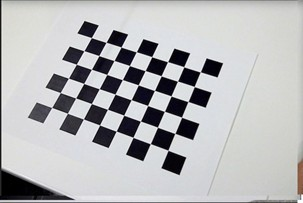
#> input picture calibration/cb1.jpg, 303 x 203 px, given in place of cb13.jpg, which was not available
$ python d3.py
#> lines starting #> are read from the running program, lines starting #| are printed output that depends on the picture; after the words box and inside, x2 and y2 are one past the last pixel; in counts of white or black regions, pixels touching at a corner belong together; pictures that were not available may be replaced by others from this repository, and a replacement may not be noted
### run_d2.py
import cv2
import numpy as np
import glob
import os

# ---------------- CONFIG ----------------
CHECKERBOARD = (8, 6)        # inner corners
SQUARE_SIZE_MM = 10.0        # change to your real square size
# ---------------------------------------

BASE_DIR = os.path.dirname(os.path.abspath(__file__))
CALIB_DIR = os.path.join(BASE_DIR, "calibration")

camera_matrix = np.load(os.path.join(CALIB_DIR, "camera_matrix.npy"))
#> (reads calibration/camera_matrix.npy from the repository)
dist_coeffs = np.load(os.path.join(CALIB_DIR, "dist_coeffs.npy"))
#> (reads calibration/dist_coeffs.npy from the repository)

# Load ONE reference image
img_path = os.path.join(CALIB_DIR, "cb13.jpg")
img = cv2.imread(img_path)
#> img is the input picture: shape (203, 303, 3); mean B, G, R 184.4, 182.8, 182.3
if img is None:
    raise RuntimeError("Reference image not found")

# Undistort using Day 1 results
img = cv2.undistort(img, camera_matrix, dist_coeffs)
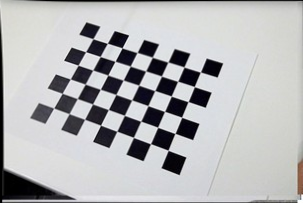
#> img: shape (203, 303, 3); mean B, G, R 182.6, 181.1, 180.6
gray = cv2.cvtColor(img, cv2.COLOR_BGR2GRAY)

# Detect checkerboard
ret, corners = cv2.findChessboardCornersSB(gray, CHECKERBOARD)
#> ret = True; corners = 48 rows, first 8: [92.81, 38.75], [107.3, 43.3], [122, 47.83], [137, 52.42], [152.2, 57.2], [167.9, 61.98], [183.9, 66.98], [200.4, 72.07]
if not ret:
    raise RuntimeError("Checkerboard not detected")

# Subpixel refinement
corners = cv2.cornerSubPix(
    gray, corners, (11,11), (-1,-1),
    (cv2.TERM_CRITERIA_EPS + cv2.TERM_CRITERIA_MAX_ITER, 30, 0.001)
)
#> corners = 48 rows, first 8: [92.62, 38.65], [107.1, 42.95], [121.7, 47.78], [137.1, 52.39], [152.2, 57.24], [168, 61.99], [184, 66.95], [200.4, 72.06]

# -------- World coordinates (mm) --------
objp = np.zeros((CHECKERBOARD[0]*CHECKERBOARD[1], 2), np.float32)
objp[:, 0] = np.tile(np.arange(CHECKERBOARD[0]), CHECKERBOARD[1]) * SQUARE_SIZE_MM
objp[:, 1] = np.repeat(np.arange(CHECKERBOARD[1]), CHECKERBOARD[0]) * SQUARE_SIZE_MM

# -------- Homography computation --------
H, _ = cv2.findHomography(corners.reshape(-1,2), objp)
#> H = [[0.649, 0.364, -74.31], [-0.224, 0.725, -7.29], [0.000322, 0.0015, 1]]

print("Homography Matrix:\n", H)
#| Homography Matrix:
#|  [[ 6.49371233e-01  3.64364392e-01 -7.43114074e+01]
#|  [-2.24309165e-01  7.25324886e-01 -7.28936077e+00]
#|  [ 3.21655040e-04  1.49554502e-03  1.00000000e+00]]

# -------- Save homography --------
np.save(os.path.join(CALIB_DIR, "homography.npy"), H)
print("Saved homography to calibration/homography.npy")

# -------- Visual sanity check --------
vis = img.copy()
cv2.drawChessboardCorners(vis, CHECKERBOARD, corners, ret)
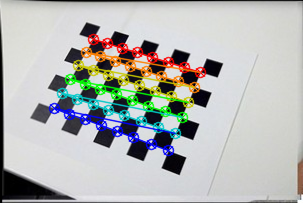
#> vis: shape (203, 303, 3); 11.56% of pixels changed, all inside (x1, y1, x2, y2) = (48, 33, 207, 157)
cv2.imshow("Checkerboard Detection (Day 2)", cv2.resize(vis, (800,600)))
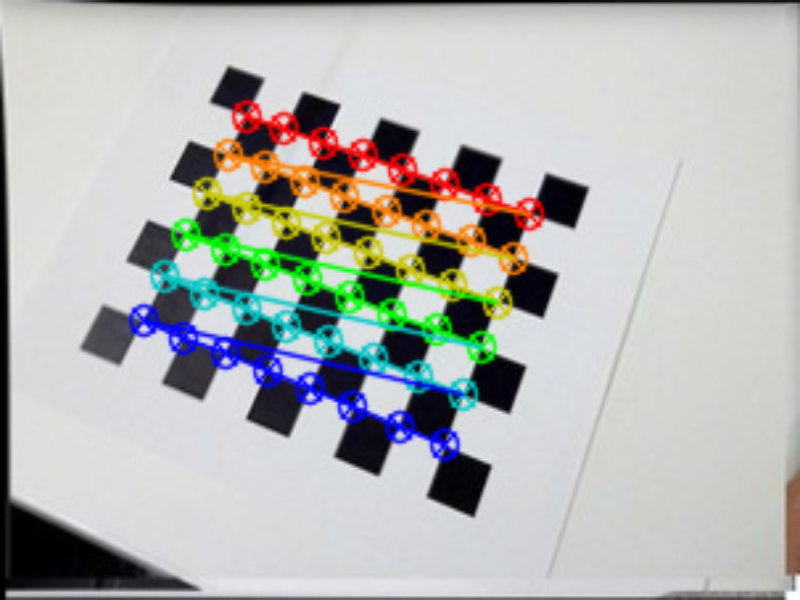
#> window 'Checkerboard Detection (Day 2)': shape (600, 800, 3); mean B, G, R 178.9, 181.4, 179.4
cv2.waitKey(0)
cv2.destroyAllWindows()

### d3.py
import cv2
import numpy as np
import glob
import os
from run_d2 import SQUARE_SIZE_MM
# ============================
# Load Day 1 & Day 2 outputs
camera_matrix = np.load(r"E:\Industrial Vision Algorithm Validation & Calibration Simulator\calibration\camera_matrix.npy")
dist_coeffs = np.load(r"E:\Industrial Vision Algorithm Validation & Calibration Simulator\calibration\dist_coeffs.npy")
H = np.load(r"E:\Industrial Vision Algorithm Validation & Calibration Simulator\calibration\homography.npy")
#> (reads calibration/homography.npy from the repository)

# ============================
def pixel_to_world(pt, H):
    p = np.array([pt[0], pt[1], 1.0])
    w = H @ p
    w /= w[2]
    return w[:2]

def measurement_error(measured_mm, actual_mm):
    error = abs(measured_mm - actual_mm)
    percent = (error / actual_mm) * 100
    return error, percent

def repeatability_stats(values):
    v = np.array(values)
    return {
        "mean_mm": np.mean(v),
        "std_dev_mm": np.std(v),
        "min_mm": np.min(v),
        "max_mm": np.max(v),
        "range_mm": np.ptp(v)
    }

# ============================
# Configuration
CHECKERBOARD = (8, 6)
known_length_mm = SQUARE_SIZE_MM

img_dir = r"E:\Industrial Vision Algorithm Validation & Calibration Simulator\calibration"
img_paths = sorted(glob.glob(os.path.join(img_dir, "cb*.jpg")))

if len(img_paths) == 0:
    raise RuntimeError("No images found")

measurements = []

# ============================
# MAIN LOOP (THIS IS DAY 3)
for path in img_paths:
    img = cv2.imread(path)
    if img is None:
        continue

    # Undistort (Day 1)
    img = cv2.undistort(img, camera_matrix, dist_coeffs)

    gray = cv2.cvtColor(img, cv2.COLOR_BGR2GRAY)

    ret, corners = cv2.findChessboardCorners(gray, CHECKERBOARD)
#> corners = 48 rows, first 8: [92.94, 38.69], [107.3, 43.36], [122, 47.94], [137.1, 52.49], [152.3, 57.22], [167.9, 62.11], [183.9, 67], [200.4, 72.08]
    if not ret:
        continue

    corners = cv2.cornerSubPix(
        gray,
        corners,
        (11, 11),
        (-1, -1),
        (cv2.TERM_CRITERIA_EPS + cv2.TERM_CRITERIA_MAX_ITER, 30, 0.001)
    )
#> corners = 48 rows, first 8: [92.62, 38.65], [107.1, 42.95], [121.7, 47.78], [137.1, 52.39], [152.2, 57.24], [168, 61.99], [184, 66.95], [200.4, 72.06]

    # Pick two consistent real corners
    p1_pixel = corners[0][0]
#> p1_pixel = [92.62, 38.65]
    p2_pixel = corners[1][0]   # same row, known spacing
#> p2_pixel = [107.1, 42.95]

    # Pixel → world (Day 2)
    p1_world = pixel_to_world(p1_pixel, H)
#> in pixel_to_world, `p = np.array([pt[0], pt[1], 1.0])`: p = [92.62, 38.65, 1]
#> in pixel_to_world, `w = H @ p`: w = [-0.082, -0.034, 1.09]
#> in pixel_to_world, `w /= w[2]`: w = [-0.0754, -0.0313, 1]
#> p1_world = [-0.0754, -0.0313]
    p2_world = pixel_to_world(p2_pixel, H)
#> p2_world = [9.89, -0.137]

    measured_mm = np.linalg.norm(p2_world - p1_world)
#> measured_mm = 9.97
    measurements.append(measured_mm)

    print(f"{os.path.basename(path)} → {measured_mm:.3f} mm")
#| cb1.jpg → 9.968 mm
#> pass 2 of the loop `for path in img_paths:`:
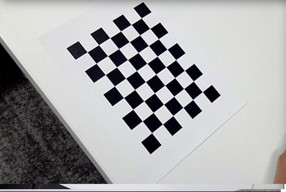
#> input picture calibration/cb2.jpg, 286 x 192 px
#> img is the input picture: shape (192, 286, 3); mean B, G, R 167.3, 166.4, 166.4
#> `img = cv2.undistort(img, camera_matrix, dist_coeffs)`:
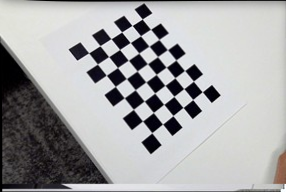
#> img: shape (192, 286, 3); mean B, G, R 165.6, 164.7, 164.8
#> `ret, corners = cv2.findChessboardCorners(gray, CHECKERBOARD)`: corners = 48 rows, first 8: [142.3, 19.03], [150.6, 29.31], [158.9, 39.49], [167.4, 49.63], [175.9, 59.97], [184.5, 70.5], [193.4, 81.08], [202.3, 91.72]
#> `corners = cv2.cornerSubPix( gray, corners, (11, 11), (-1, -1), (cv2.TE..`: corners = 48 rows, first 8: [138.6, 24.02], [142, 29.86], [158.9, 35.27], [162.6, 51.47], [175.4, 60.37], [180.3, 72.8], [192.2, 81.76], [197.8, 93.51]
#> p1_pixel = [138.6, 24.02]
#> p2_pixel = [142, 29.86]
#> p1_world = [22.6, -19.39]
#> p2_world = [26.39, -16.04]
#> measured_mm = 5.06
#| cb2.jpg → 5.056 mm
#> pass 3 of the loop `for path in img_paths:`:
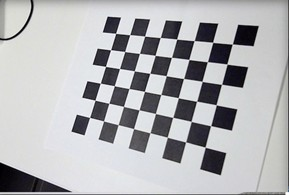
#> input picture calibration/cb3.jpg, 289 x 195 px
#> img is the input picture: shape (195, 289, 3); mean B, G, R 181.7, 179.2, 178.8
#> `img = cv2.undistort(img, camera_matrix, dist_coeffs)`:
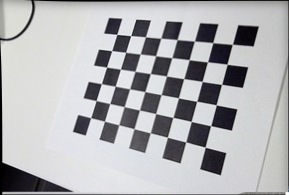
#> img: shape (195, 289, 3); mean B, G, R 179.7, 177.3, 176.8
#> `ret, corners = cv2.findChessboardCorners(gray, CHECKERBOARD)`: corners = 48 rows, first 8: [116.7, 34.35], [130.6, 35.99], [145.5, 36.79], [160.8, 38.08], [177.2, 39.55], [194.2, 40.75], [212.5, 43.11], [232.4, 44.16]
#> `corners = cv2.cornerSubPix( gray, corners, (11, 11), (-1, -1), (cv2.TE..`: corners = 48 rows, first 8: [114.3, 34.36], [129.7, 35.5], [145.2, 36.83], [160.8, 38.23], [177, 39.6], [194.5, 41.02], [212.8, 42.63], [232.4, 44.3]
#> p1_pixel = [114.3, 34.36]
#> p2_pixel = [129.7, 35.5]
#> p1_world = [11.45, -7.37]
#> p2_world = [20.84, -9.7]
#> measured_mm = 9.68
#| cb3.jpg → 9.676 mm
#> the loop made 4 passes; the first 3 are shown

# ============================
# RESULTS
stats = repeatability_stats(measurements)
abs_err, pct_err = measurement_error(stats["mean_mm"], known_length_mm)

print("\n--- Day 3 Results ---")
print("Images used:", len(measurements))
print("Mean Measurement:", stats["mean_mm"])
print("Std Deviation:", stats["std_dev_mm"])
print("Absolute Error:", abs_err)
print("Percent Error:", pct_err)
print("Repeatability Stats:", stats)
